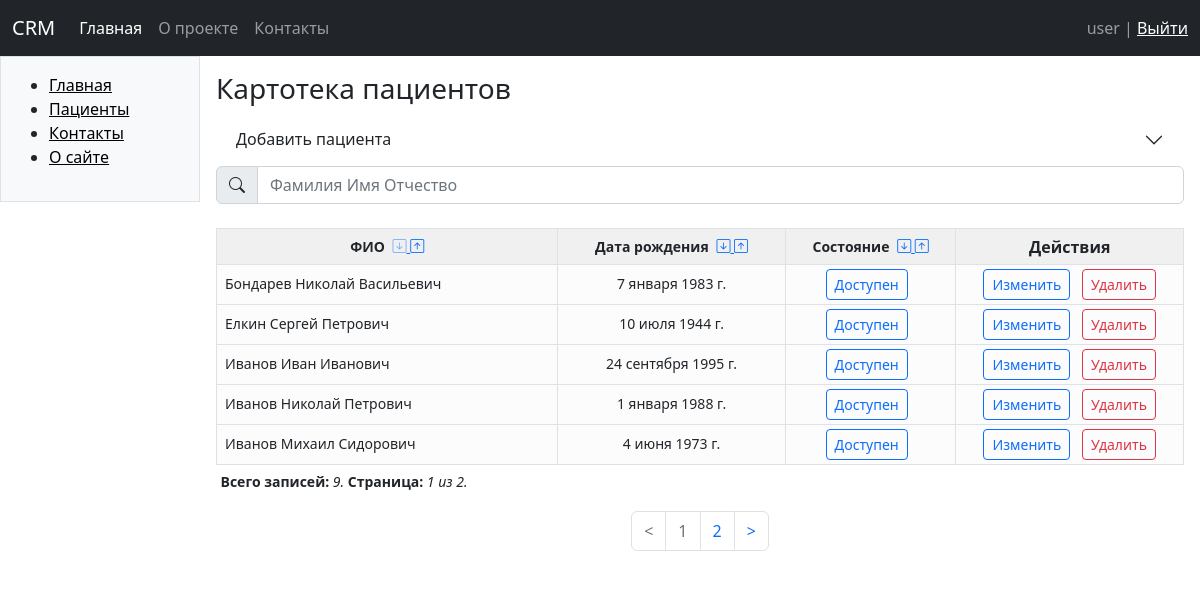
The app's page /patients/ with its own data.
### patients/models.py (models this page shows, shortened)
class Patient(models.Model):
    name = models.CharField(max_length=100, db_index=True)
    surname = models.CharField(max_length=100, db_index=True)
    patronymic = models.CharField(max_length=100, blank=True, db_index=True)
    birthday = models.DateField()
    time_create = models.DateTimeField(auto_now_add=True)
    time_update = models.DateTimeField(auto_now=True)
    active = models.BooleanField(default=True)
    class Meta:
        ordering = ("surname",)
        indexes = [
            models.Index(fields=("surname", "name", "patronymic")),
            models.Index(fields=("time_create",)),
        ]

### patients/views.py (the view)
# urls.py: path("patients/", views.patient_list, name="patients"),
@require_GET
def patient_list(
    request: HtmxHttpRequest | HttpRequest,
    order: str = "surname",
    direction: str = "asc",
) -> HttpResponse:
    search_query = request.GET.get("q")
    page_number = request.GET.get("page")
    page_obj = service.get_page(order, direction, page_number, search_query)
    form = AddPatientForm()
    return render_partial(
        request,
        template_name="patients/patient_list.html",
        context={
            "title": "Картотека пациентов",
            "patients": page_obj,
            "form": form,
            "order": order,
            "direction": direction,
            "q": search_query,
        },
    )

### patients/forms.py
class AddPatientForm(forms.ModelForm):
    class Meta:
        model = Patient
        this_year = datetime.date.today().year
        fields = ("surname", "name", "patronymic", "birthday")
        labels = {
            "surname": "Фамилия",
            "name": "Имя",
            "patronymic": "Отчество",
            "birthday": "Дата рождения",
        }
        widgets = {
            "birthday": forms.SelectDateWidget(
                empty_label=("Год", "Месяц", "День"),
                attrs={
                    "class": "form-control",
                    "placeholder": "Дата рождения",
                },
                years=tuple(range(this_year - 100, this_year - 5)),
            ),
            "surname": forms.TextInput(
                attrs={"class": "form-control", "placeholder": "Фамилия"}
            ),
            "name": forms.TextInput(
                attrs={"class": "form-control", "placeholder": "Имя"}
            ),
            "patronymic": forms.TextInput(
                attrs={"class": "form-control", "placeholder": "Отчество"}
            ),
        }

### htmx/http.py (called while the page is built)
def render_partial(
    request: Any,
    template_name: Any,
    context: Any = None,
    content_type: Any = None,
    status: Any = None,
    using: Any = None,
    message: str | list[str] | dict[str, Any] | None = None,
):
    if not request.htmx:
        context["template_include"] = template_name
        template_name = "htmx/relay.html"
    content = loader.render_to_string(
        template_name, context, request, using=using
    )
    response = HttpResponse(content, content_type, status)
    if message:
        response = send_message(response, message)
    return response

    def _get_header_value(self, header):
        value = self._request.headers.get(header)
        if value:
            if (
                self._request.headers.get(f"{header}-URI-AutoEncoded")
                == "true"
            ):
                value = unquote(value)
        return value

    def __bool__(self):
        return self._get_header_value("HX-Request") == "true"

### patients/service.py (called while the page is built)
def get_page(
    order_by: Any = "surname",
    direction: Any = "asc",
    page_number: Any | None = None,
    search_query: Any | None = None,
) -> Page:
    patients = get_all(order_by, direction, search_query)
    paginator = Paginator(patients, settings.PATIENTS_PAGINATE_BY)
    page_obj = paginator.get_page(page_number)
    return page_obj

### htmx/templates/htmx/relay.html
{% extends 'base.html' %}
{% block content %}
{% include template_include %}
{% endblock %}

### templates/base.html (shortened to what this page needs)
{% load static %}
<!DOCTYPE html>
<html lang="ru">
<head>
    <link rel="stylesheet" href="{% static 'css/base.css' %}">
    <link rel="stylesheet" href="{% static 'css/bootstrap.min.css' %}">
    <link rel="stylesheet" href="{% static 'css/bootstrap-icons.css' %}">
    <link rel="stylesheet" href="https://cdn.jsdelivr.net/npm/bootstrap-icons@1.10.3/font/bootstrap-icons.css">
</head>
<body hx-boost="true" hx-headers='{"X-CSRFToken": "{{ csrf_token }}"}'>
<nav class="navbar navbar-expand-lg navbar-dark bg-dark">
  <div class="container-fluid">
    <a class="navbar-brand" href="{% url 'patients:index' %}" hx-boost="false">CRM</a>
    <div class="collapse navbar-collapse" id="navbarText">
      <ul class="navbar-nav me-auto mb-2 mb-lg-0">
        <li class="nav-item">
          <a class="nav-link active" aria-current="page" href="{% url 'patients:index' %}" hx-boost="false">Главная</a>
        </li>
        <li class="nav-item">
          <a class="nav-link" href="{% url 'patients:about' %}" hx-boost="true" hx-target="#main" hx-swap="innerHTML">О проекте</a>
        </li>
        <li class="nav-item">
          <a class="nav-link" href="{% url 'patients:contacts' %}" hx-boost="true" hx-target="#main" hx-swap="innerHTML">Контакты</a>
        </li>
      </ul>
      <span class="navbar-text">
        user | <a href="">Выйти</a>
      </span>
    </div>
  </div>
</nav>
<div class="container-fluid px-0">
    <div class="row gx-0">
        <div class="col-md-2 col-xs-12 sidebar">
            <div class="p-3 border bg-light" hx-boost="true">
                <ul>
                    <li><a href="{% url 'patients:index' %}" class="sidebar_link" hx-boost="false ">Главная</a></li>
                    <li><a href="{% url 'patients:patients' %}" hx-target="#main" hx-indicator="#spinner" hx-swap="innerHTML" class="sidebar_link">Пациенты</a></li>
                    <li><a href="{% url 'patients:contacts' %}" hx-target="#main" class="sidebar_link">Контакты</a></li>
                    <li><a href="{% url 'patients:about' %}" hx-target="#main" class="sidebar_link">О сайте</a></li>
                </ul>
            </div>
        </div>
        <div class="p-3 col-md-10  main" id ="main">
            {% block content %}
            {% endblock %}
    </div>
</div>
</div>
</body>
</html>

### patients/templates/patients/patient_list.html
{% extends 'patients/partial_base.html' %}
{% block partial_content %}
{% include 'patients/includes/add_patient_form.html' %}
{% url 'patients:search' as path %}
{% include 'patients/includes/search_form.html' with path=path placeholder="Фамилия Имя Отчество" target="#search_result" %}
{% include 'patients/includes/patients_list_table.html' %}
{% endblock %}

### patients/templates/patients/partial_base.html (shortened to what this page needs)
<h3>{{ title }}</h3>
{% block partial_content %}
{% endblock %}

### patients/templates/patients/includes/add_patient_form.html (shortened to what this page needs)
<div class="accordion accordion-flush" id="accordionFlushExample">
  <div class="accordion-item">
    <h2 class="accordion-header" id="flush-headingOne">
      <button class="accordion-button collapsed" type="button" data-bs-toggle="collapse" data-bs-target="#flush-collapseOne" aria-expanded="false" aria-controls="flush-collapseOne">
        Добавить пациента
      </button>
    </h2>
  </div>
</div>

### patients/templates/patients/includes/search_form.html
<div class="input-group mb-3">
  <span class="input-group-text"><i class="bi bi-search"></i></span>
  <input id="search" type="search" name="q" type="text" value="{{ request.GET.q }}" class="form-control" placeholder="{{ placeholder }}" aria-label="{{ placeholder }}" aria-describedby="button-addon2"
        hx-get="{{ path }}"
        hx-trigger="search, keyup delay:200ms changed"
        hx-target={{ target }}
        hx-push-url="true"
        hx-indicator="#spinner"
        hx-swap="innerHTML"
        onkeydown="if(event.keyCode==13){return false;}"
  />
</div>

### patients/templates/patients/includes/patients_list_table.html (shortened to what this page needs)
{% load static %}
{% if patients.paginator.count > 0 %}
<div id="search_result">
<table  class="table table-bordered table-sm mt-4">
    <thead>
    <tr>
        <th scope="col" style="width: 30%" class="text-center">
            {% include 'patients/includes/table_header_field.html' with name='ФИО' order='surname' disabled='disabled-button' %}
        </th>
        <th scope="col" style="width: 20%" class="text-center">
           {% include 'patients/includes/table_header_field.html' with name='Дата рождения' order='birthday' disabled='' %}
        </th>
        <th scope="col" style="width: 15%" class="text-center">
           {% include 'patients/includes/table_header_field.html' with name='Cостояние' order='active' disabled='' %}
        </th>
        <th scope="col" style="width: 20%" class="text-center">Действия</th>
    </tr>
    </thead>
    <tbody>
        {% include 'patients/includes/patients_tbody.html' %}
    </tbody>
</table>
{% endif %}
</div>

### patients/templates/patients/includes/table_header_field.html
<small>
    {{ name }}
    <a href=""
       hx-get="{% url 'patients:patients' order=order direction='asc' %}{% if q %}?q={{ q }}{% endif %}"
       hx-target="#main"
       hx-swap="innerHTML">
       <i class="table-icon bi bi-arrow-down-square ms-1 {{ order }}-asc {{ disabled }}"></i>
    </a>
    <a href=""
       hx-get="{% url 'patients:patients' order=order direction='desc' %}{% if q %}?q={{ q }}{% endif %}"
       hx-target="#main"
       hx-swap="innerHTML">
       <i class="table-icon bi bi-arrow-up-square  {{ order }}-desc"></i>
    </a>
</small>

### patients/templates/patients/includes/patients_tbody.html
{% for patient in patients %}
    {% include 'patients/includes/patient_detail.html' %}
{% endfor %}
<tr style="border: 0px;">
    <td style="border: 0px; background-color: white;" colspan="4">
        {% url 'patients:patients' order direction as path %}
        {% include 'patients/includes/navigation.html' with page_obj=patients path=path q=q %}
    </td>
</tr>

### patients/templates/patients/includes/patient_detail.html
    <tr class="{% if not patient.active %}grey-text{% endif %}">
        <td class="align-middle ps-2">{{ patient.surname }} {{ patient.name }} {{ patient.patronymic }} </td>
        <td class="align-middle text-center"> {{ patient.birthday }} </td>
         <td class="align-middle text-center">
             {% include 'patients/includes/status_buttons.html' %}
        </td>
        <td class="align-middle text-center">
             {% include 'patients/includes/actions_buttons.html' %}
        </td>
    </tr>

### patients/templates/patients/includes/status_buttons.html (shortened to what this page needs)
{% if patient.active %}
<button class="disbtn table-button btn btn-outline-primary btn-sm me-2"
        hx-put="{% url 'patients:update_patient_status' patient.pk %}"
        hx-target="closest tr"
        hx-swap="outerHTML"
         _="on click call
            Swal.fire({
               position: 'top-end',
               icon: 'success',
               title: 'Пациент заблокирован',
               showConfirmButton: false,
               timer:1500
            })">
    Доступен
</button>
{% endif %}

### patients/templates/patients/includes/actions_buttons.html
<button class="disbtn table-button btn btn-outline-primary btn-sm me-2"
        hx-put="{% url 'patients:update_patient' patient.pk %}"
        hx-target="closest tr"
        hx-swap="outerHTML">
    Изменить
</button>
<button class="disbtn table-button btn btn-outline-danger btn-sm"
    hx-delete="{% url 'patients:patient_delete' patient.pk %}"
    hx-trigger='confirmed'
    hx-target="closest tr"
    hx-swap="outerHTML"
    _="on click
        call Swal.fire({icon: 'warning', title: 'Внимание', text:'Вы точно хотите удалить пациента &quot;{{ patient.surname }} {{ patient.name }} {{ patient.patronymic }}&quot;?', background: 'white', showCancelButton: true, confirmButtonColor: '#0d6efd', cancelButtonColor: '#dc3545', confirmButtonText: 'Да', cancelButtonText: 'Отмена'})
        if result.isConfirmed trigger confirmed">
  Удалить
</button>

### patients/templates/patients/includes/navigation.html
{% block navigation %}
{% if page_obj.has_other_pages %}
<p><span class="current">
<b>Всего записей:</b> <i>{{ page_obj.paginator.count }}.</i>
<b>Страница:</b> <i>{{ page_obj.number }} из {{ page_obj.paginator.num_pages }}.</i>
</span></p>
<nav>
    <ul class="pagination justify-content-center">
        {% if page_obj.has_previous %}
       <li class="page-item">
          <a class="page-link" hx-target="#main" hx-boost="true" href="{{ path }}?page={{ page_obj.previous_page_number }}{% if q %}&q={{ q }}{% endif %}">&lt;</a>
       </li>
        {% else %}
        <li class="page-item disabled">
            <a class="page-link" href="#" tabindex="-1" aria-disabled="true">&lt;</a>
        </li>
        {% endif %}
    {% for p in page_obj.paginator.page_range %}
       {% if page_obj.number == p %}
        <li class="page-item disabled">
            <a class="page-link" href="#" tabindex="-1" aria-disabled="true">{{ p }}</a>
        </li>
       {% elif p >= page_obj.number|add:-2 and p <= page_obj.number|add:2 %}
        <li class="page-item">
            <a class="page-link" hx-target="#main" hx-boost="true" href="{{ path }}?page={{ p }}{% if q %}&q={{ q }}{% endif %}">{{ p }}</a>
        </li>
        {% endif %}
    {% endfor %}
       {% if page_obj.has_next %}
       <li class="page-item">
          <a class="page-link" hx-target="#main" hx-boost="true" href="{{ path }}?page={{ page_obj.next_page_number }}{% if q %}&q={{ q }}{% endif %}">&gt;</a>
       </li>
        {% else %}
        <li class="page-item disabled">
            <a class="page-link" href="#" tabindex="-1" aria-disabled="true">&gt;</a>
        </li>
        {% endif %}
    </ul>
</nav>
{% endif %}
{% endblock %}

### static/css/base.css (style rules this page uses)
body { padding: 0px; background-color: rgb(246, 246, 246); }
a.sidebar_link { color: black; }
thead { background-color: rgb(240, 240, 240); }
tbody { background-color: rgb(252, 252, 252); }
td { font-size: 14px; }
tr { line-height: 26px; min-height: 26px; height: 26px; }
a { text-decoration: none; }
.table-button { font-size: 13px; }
.disabled-button { opacity: 0.5; pointer-events: none; }

### records on screen
Patient: surname "Бондарев", name "Николай", patronymic "Васильевич", birthday "7 января 1983 г.", active "Доступен"
Patient: surname "Елкин", name "Сергей", patronymic "Петрович", birthday "10 июля 1944 г.", active "Доступен"
Patient: surname "Иванов", name "Иван", patronymic "Иванович", birthday "24 сентября 1995 г.", active "Доступен"
Patient: surname "Иванов", name "Николай", patronymic "Петрович", birthday "1 января 1988 г.", active "Доступен"
Patient: surname "Иванов", name "Михаил", patronymic "Сидорович", birthday "4 июня 1973 г.", active "Доступен"

### other values on screen
{{ title }} "Картотека пациентов"
{{ name }} "ФИО Дата рождения Cостояние"
{{ page_obj.paginator.count }} "9"
{{ page_obj.number }} "1"
{{ page_obj.paginator.num_pages }} "2"
{{ p }} "1"
{{ p }} "2"
